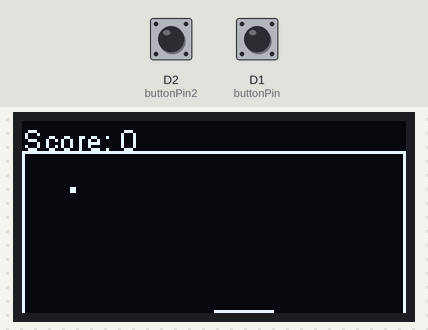
A program run on a simulated ESP8266 (NodeMCU). Parts: 128×64 one-colour display. The inputs (shaded band) are chosen by the test bench; at power-on: D2 (buttonPin2) HIGH, D1 (buttonPin) HIGH. What the program prints to the serial monitor is not drawn.

Above: at 1.2 s.
1.3 s: D2 (buttonPin2) pulled LOW for 0.4 s
At 1.55 s:
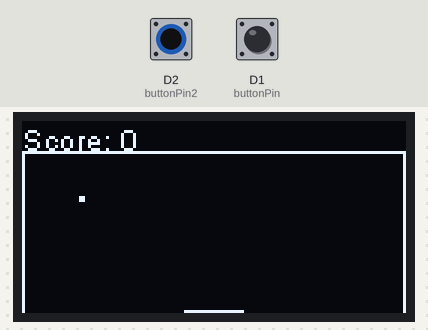
3.2 s: D1 (buttonPin) pulled LOW for 0.4 s
At 20.0 s:
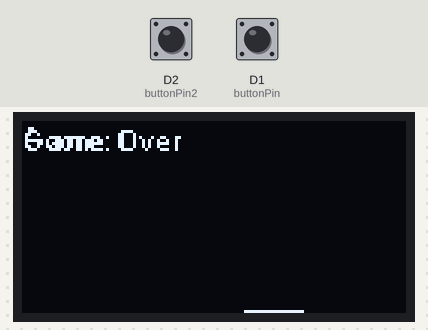
At 48.8 s:
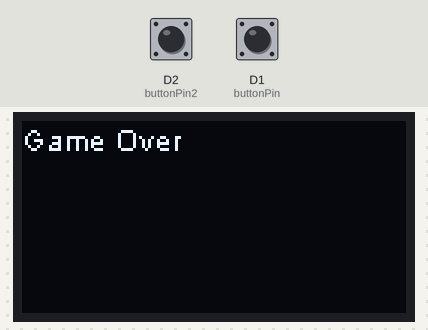

The program:

main.cpp
```cpp
#include <Arduino.h>
#include "SSD1306Wire.h"
#include <Bounce2.h>


// Initialize the OLED display using Arduino Wire:
 SSD1306Wire display(0x3c, D3, D5);  // ADDRESS, SDA, SCL
 int lineWidth = 20;
 int linePosition = 64;
 int direction = 1;
 Bounce2::Button button = Bounce2::Button();
 Bounce2::Button button2 = Bounce2::Button();
  int buttonPin = D1;  //D1 is pin 5, or the pin of your choice
  int buttonPin2 = D2;  //D2 is pin 4, or the pin of your choice
  int ballX = 5; // ball start point
  int frameY = 10;
  int ballY = frameY + 1;
  int ballXDirection = 1;
  int ballYDirection = 1;
  int ballSpeed = 1;
  int score = 0;


void setup() {
  // initialize com port
  Serial.begin(9600);
  Serial.println("Starting...");

  // initialize display
  display.init();
//  display.flipScreenVertically(); uncomment this line if you want to flip the display
  display.setFont(ArialMT_Plain_10);
  display.setTextAlignment(TEXT_ALIGN_LEFT);
  button.attach( buttonPin, INPUT_PULLUP);
  button.interval(5);
  button.setPressedState(LOW);
  // setup button two
  button2.attach( buttonPin2, INPUT_PULLUP);
  button2.interval(5);
  button2.setPressedState(LOW);

}

void drawPaddle(int x, int length){

  display.drawHorizontalLine(x, 63, length);
  display.display();
}

void drawBall(int x, int y){
  display.setPixel(x, y);
  display.setPixel(x+1, y);
  display.setPixel(x, y+1);
  display.setPixel(x+1, y+1);
}

void moveBall(){
  ballX = ballX + ballXDirection * ballSpeed;
  ballY = ballY + ballYDirection * ballSpeed;


  if(ballX > 126){
    ballXDirection = -1;
  }
  if(ballX < 2){
    ballXDirection = 1;
  }
  if(ballY > 63){
    //game over
    Serial.println("Game Over");
    int over = 0;
    while(over++ <1000 ){
      display.clear();
      display.drawString(0, 0, "Game Over");
      display.display();
    }
    // reset the game
    ballX = 2;
    ballY = 2;
    score = 0;
   }
  if(ballY < frameY + 2){
    ballYDirection = 1;
  }
  if(ballY > 62 && ballX > linePosition && ballX < linePosition + lineWidth){
    ballYDirection = -1;
    score++;
  }

  drawBall(ballX, ballY);
}

void loop() {
  display.clear();

  // draw a frame, we will use a rectangle and start 10 pixels from the top
  display.drawRect(0,frameY,128,64);

  // draw the ball
  moveBall();

  display.drawString(0, 0, "Score: "+ String(score));

  // update the button state
  button.update();
  button2.update();

   // check to see if the button is pressed, if so move the line to the right 10 pixels
    if (button.isPressed()){
      Serial.println("linePosition: " + String(linePosition));
      linePosition = linePosition + 10;
    }

    if(button2.isPressed()){
      Serial.println("linePosition: " + String(linePosition));
      linePosition = linePosition - 10;
    }

    // if the line is off the screen move it back to the left side
    if (linePosition > 128 + lineWidth/2){
      linePosition = 0;
    }
    else if (linePosition < 0 - lineWidth/2){
      linePosition = 128;
    }

    // draw the line
    drawPaddle(linePosition, lineWidth);


   delay(100);

}
```
